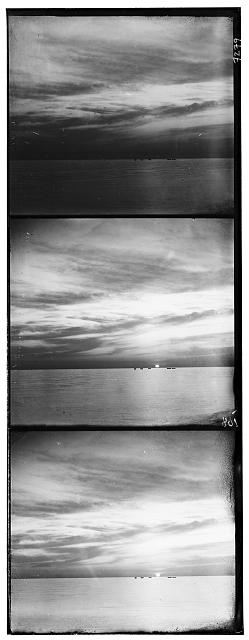
#> input picture image_processing/lab_1/1.jpg, 249 x 640 px; its folder holds only this picture in this run
$ jupyter execute --allow-errors lab_1.ipynb   (shell and % lines are left out)
#> lines starting #> are read from the running program, lines starting #| are printed output that depends on the picture
# Лабораторная работа № 1

## Сопоставление фотографий Прокудина-Горского

[cell 1]

import numpy as np
from skimage.io import imread, imshow, imsave
from skimage import img_as_float, img_as_ubyte

import matplotlib.pyplot as plt
import imageio

Функция, которая обрезает края картинок. Для 3 выбраных образцов оптимальная величиная среза 10% с каждой стороны.

[cell 2]
def img_cut(img: imageio.core.util.Array, percent: float) -> imageio.core.util.Array:
    rows_count = img.shape[0]
    columns_count = img.shape[1]
    cut_row = np.ceil(rows_count * percent / 100).astype(int)
    cut_column = np.ceil(columns_count * percent / 100).astype(int)
    return img[cut_row: rows_count - cut_row, cut_column: columns_count - cut_column]

Поиск наиболее подходящего сдвига каналов относительного зеленого.

[cell 3]
def channel_shift(green_channel: imageio.core.util.Array,
                  other_channel: imageio.core.util.Array,
                  axis: int) -> float:
    max_corr = 0.
    max_shift = 0.
    for shift in range(-15, 16):
        other_channel_shift = np.roll(other_channel, shift, axis)
        corr = np.sum(green_channel * other_channel_shift)
        if corr > max_corr:
            max_corr = corr
            max_shift = shift
    return max_shift

Функция выравнивая трех компонент и соединения в цельную картинку.

[cell 4]
def align(img: imageio.core.util.Array, cut_percent: float) -> imageio.core.util.Array:
    rows_count = img.shape[0]
    rows_count -= rows_count % 3

    channels = []
    channels.append(img[rows_count // 3 * 2: rows_count, :]) #red
    channels.append(img[rows_count // 3: rows_count // 3 * 2, :]) #green
    channels.append(img[:rows_count // 3, :]) #blue

    for i in range(len(channels)):
        channels[i] = img_as_float(img_cut(channels[i], cut_percent))

    blue_row_shift = channel_shift(channels[1], channels[2], axis=1)
    blue_column_shift = channel_shift(channels[1], channels[2], axis=0)
    red_row_shift = channel_shift(channels[1], channels[0], axis=1)
    red_column_shift = channel_shift(channels[1], channels[0], axis=0)

    red_channel_shift = np.roll(channels[0], red_row_shift, axis=1)
    red_channel_shift = np.roll(red_channel_shift, red_column_shift, axis=0)
    blue_channel_shift = np.roll(channels[2], blue_row_shift, axis=1)
    blue_channel_shift = np.roll(blue_channel_shift, blue_column_shift, axis=0)
    return np.dstack((red_channel_shift, channels[1], blue_channel_shift))

Соберем все три экзепляра в лист для удобства.

[cell 5]
images = []
#> (the rest of this cell did not finish here and is left out)

Результат работы программы и одновременный вывод на экран всех образцов.

[cell 6]
for img in images:
    imshow(align(img, 10))
    plt.pause(0.05)
#> this loop made 1 pass
#> (blue_row_shift in align, blue_column_shift in align) on pass 1: (0, -3)
#> pass 1, in align, `red_channel_shift = np.roll(channels[0], red_row_shift, axis=1)`:
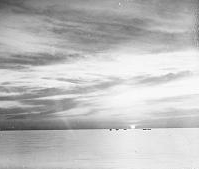
#> red_channel_shift: shape (169, 199) float64; min 0.204, max 1, mean 0.743
#> pass 1, in align, `red_channel_shift = np.roll(red_channel_shift, red_column_shift, axis=0)`:
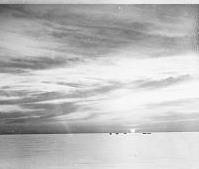
#> red_channel_shift: shape (169, 199) float64; min 0.204, max 1, mean 0.743
#> pass 1, in align, `blue_channel_shift = np.roll(channels[2], blue_row_shift, axis=1)`:
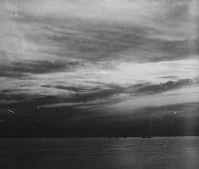
#> blue_channel_shift: shape (169, 199) float64; min 0.0235, max 0.894, mean 0.422
#> pass 1, in align, `blue_channel_shift = np.roll(blue_channel_shift, blue_column_shift, ax..`:
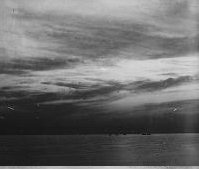
#> blue_channel_shift: shape (169, 199) float64; min 0.0235, max 0.894, mean 0.422
#> pass 1, `plt.pause(0.05)`:
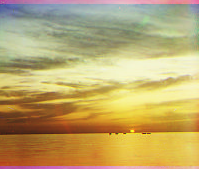
#> shown: shape (169, 199, 3) float64; mean R, G, B 0.743, 0.657, 0.422
plt.show()
